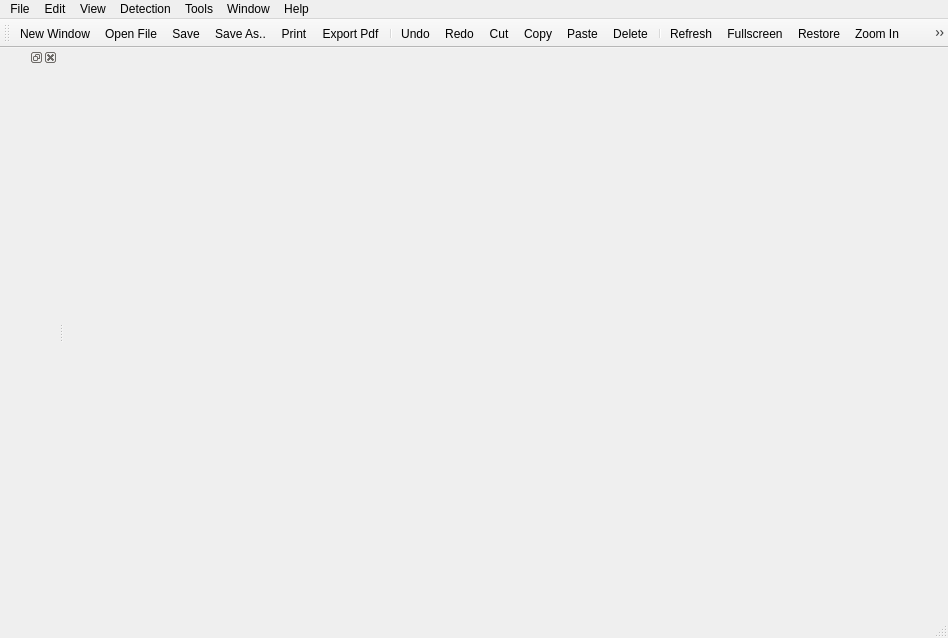
<?xml version="1.0" encoding="UTF-8"?>
<ui version="4.0">
 <class>detectWindow</class>
 <widget class="QMainWindow" name="detectWindow">
  <property name="windowModality">
   <enum>Qt::NonModal</enum>
  </property>
  <property name="enabled">
   <bool>true</bool>
  </property>
  <property name="geometry">
   <rect>
    <x>0</x>
    <y>0</y>
    <width>948</width>
    <height>638</height>
   </rect>
  </property>
  <property name="font">
   <font>
    <pointsize>9</pointsize>
   </font>
  </property>
  <property name="windowTitle">
   <string>HT-Detector</string>
  </property>
  <property name="windowIcon">
   <iconset resource="../img.qrc">
    <normaloff>:/resource/10125_icons/shell32_35.ico</normaloff>:/resource/10125_icons/shell32_35.ico</iconset>
  </property>
  <property name="autoFillBackground">
   <bool>true</bool>
  </property>
  <property name="inputMethodHints">
   <set>Qt::ImhNone</set>
  </property>
  <property name="iconSize">
   <size>
    <width>30</width>
    <height>30</height>
   </size>
  </property>
  <widget class="QWidget" name="centralwidget">
   <layout class="QVBoxLayout" name="verticalLayout">
    <item>
     <layout class="QVBoxLayout" name="mainwindowVLayout">
      <property name="sizeConstraint">
       <enum>QLayout::SetNoConstraint</enum>
      </property>
     </layout>
    </item>
   </layout>
  </widget>
  <widget class="QMenuBar" name="menubar">
   <property name="geometry">
    <rect>
     <x>0</x>
     <y>0</y>
     <width>948</width>
     <height>17</height>
    </rect>
   </property>
   <widget class="QMenu" name="menuFile">
    <property name="title">
     <string>File</string>
    </property>
    <addaction name="actionNew_Window"/>
    <addaction name="actionOpen_File"/>
    <addaction name="separator"/>
    <addaction name="actionSave"/>
    <addaction name="actionSave_As"/>
    <addaction name="separator"/>
    <addaction name="actionPrint"/>
    <addaction name="actionPrint_Preview"/>
    <addaction name="actionExport_Pdf"/>
    <addaction name="separator"/>
    <addaction name="actionExit"/>
   </widget>
   <widget class="QMenu" name="menuEdit">
    <property name="title">
     <string>Edit</string>
    </property>
    <addaction name="actionUndo"/>
    <addaction name="actionRedo"/>
    <addaction name="separator"/>
    <addaction name="actionCut"/>
    <addaction name="actionCopy"/>
    <addaction name="actionPaste"/>
    <addaction name="separator"/>
    <addaction name="actionRemove"/>
    <addaction name="actionDelete"/>
    <addaction name="separator"/>
    <addaction name="actionAdvanced"/>
    <addaction name="separator"/>
    <addaction name="actionFind_Replace"/>
    <addaction name="separator"/>
    <addaction name="actionPreferences"/>
   </widget>
   <widget class="QMenu" name="menuView">
    <property name="title">
     <string>View</string>
    </property>
    <addaction name="actionRefresh"/>
    <addaction name="actionFullscreen"/>
    <addaction name="actionRestore"/>
    <addaction name="actionZoom_In"/>
    <addaction name="actionZoom_Out"/>
    <addaction name="actionZoom_Original"/>
    <addaction name="actionZoom_Fit_Best"/>
   </widget>
   <widget class="QMenu" name="menuTools">
    <property name="title">
     <string>Tools</string>
    </property>
   </widget>
   <widget class="QMenu" name="menuDetection">
    <property name="title">
     <string>Detection</string>
    </property>
    <widget class="QMenu" name="menuDetection_Scope">
     <property name="title">
      <string>Detection Scope</string>
     </property>
     <addaction name="actionDetection_Current_Image"/>
     <addaction name="actionDetection_Entire_Batch"/>
    </widget>
    <widget class="QMenu" name="menuDetection_Numbering">
     <property name="title">
      <string>Numbering</string>
     </property>
     <addaction name="actionDetection_Per_Image"/>
     <addaction name="actionDetection_Continuous"/>
    </widget>
    <addaction name="menuDetection_Scope"/>
    <addaction name="menuDetection_Numbering"/>
   </widget>
   <widget class="QMenu" name="menuWindow">
    <property name="title">
     <string>Window</string>
    </property>
   </widget>
   <widget class="QMenu" name="menuHelp">
    <property name="title">
     <string>Help</string>
    </property>
    <addaction name="actionAbout_Qt_Creator"/>
   </widget>
   <addaction name="menuFile"/>
   <addaction name="menuEdit"/>
   <addaction name="menuView"/>
   <addaction name="menuDetection"/>
   <addaction name="menuTools"/>
   <addaction name="menuWindow"/>
   <addaction name="menuHelp"/>
  </widget>
  <widget class="QStatusBar" name="statusbar"/>
  <widget class="QToolBar" name="menuToolBar">
   <property name="enabled">
    <bool>true</bool>
   </property>
   <property name="sizePolicy">
    <sizepolicy hsizetype="Preferred" vsizetype="Expanding">
     <horstretch>0</horstretch>
     <verstretch>0</verstretch>
    </sizepolicy>
   </property>
   <property name="cursor">
    <cursorShape>ArrowCursor</cursorShape>
   </property>
   <property name="mouseTracking">
    <bool>false</bool>
   </property>
   <property name="windowTitle">
    <string>toolBar</string>
   </property>
   <property name="autoFillBackground">
    <bool>false</bool>
   </property>
   <property name="iconSize">
    <size>
     <width>30</width>
     <height>30</height>
    </size>
   </property>
   <property name="floatable">
    <bool>true</bool>
   </property>
   <attribute name="toolBarArea">
    <enum>TopToolBarArea</enum>
   </attribute>
   <attribute name="toolBarBreak">
    <bool>false</bool>
   </attribute>
   <addaction name="actionNew_Window"/>
   <addaction name="actionOpen_File"/>
   <addaction name="actionSave"/>
   <addaction name="actionSave_As"/>
   <addaction name="actionPrint"/>
   <addaction name="actionExport_Pdf"/>
   <addaction name="separator"/>
   <addaction name="actionUndo"/>
   <addaction name="actionRedo"/>
   <addaction name="actionCut"/>
   <addaction name="actionCopy"/>
   <addaction name="actionPaste"/>
   <addaction name="actionDelete"/>
   <addaction name="separator"/>
   <addaction name="actionRefresh"/>
   <addaction name="actionFullscreen"/>
   <addaction name="actionRestore"/>
   <addaction name="actionZoom_In"/>
   <addaction name="actionZoom_Out"/>
   <addaction name="actionZoom_Fit_Best"/>
   <addaction name="separator"/>
  </widget>
  <widget class="QDockWidget" name="dockWidget">
   <attribute name="dockWidgetArea">
    <number>1</number>
   </attribute>
   <widget class="QWidget" name="dockWidgetContents"/>
  </widget>
  <action name="actionNew_Window">
   <property name="icon">
    <iconset resource="../img.qrc">
     <normaloff>:/resource/mine/newwindow.ico</normaloff>:/resource/mine/newwindow.ico</iconset>
   </property>
   <property name="text">
    <string>New Window</string>
   </property>
   <property name="shortcut">
    <string>Ctrl+N</string>
   </property>
   <property name="shortcutContext">
    <enum>Qt::WindowShortcut</enum>
   </property>
   <property name="visible">
    <bool>true</bool>
   </property>
  </action>
  <action name="actionOpen_File">
   <property name="icon">
    <iconset resource="../img.qrc">
     <normaloff>:/resource/mine/openfile.ico</normaloff>:/resource/mine/openfile.ico</iconset>
   </property>
   <property name="text">
    <string>Open File</string>
   </property>
   <property name="shortcut">
    <string>Ctrl+O</string>
   </property>
  </action>
  <action name="actionSave">
   <property name="icon">
    <iconset resource="../img.qrc">
     <normaloff>:/resource/mine/save.ico</normaloff>:/resource/mine/save.ico</iconset>
   </property>
   <property name="text">
    <string>Save</string>
   </property>
   <property name="shortcut">
    <string>Ctrl+S</string>
   </property>
  </action>
  <action name="actionSave_As">
   <property name="icon">
    <iconset resource="../img.qrc">
     <normaloff>:/resource/mine/saveas.ico</normaloff>:/resource/mine/saveas.ico</iconset>
   </property>
   <property name="text">
    <string>Save As..</string>
   </property>
  </action>
  <action name="actionPrint">
   <property name="icon">
    <iconset resource="../img.qrc">
     <normaloff>:/resource/mine/print.ico</normaloff>:/resource/mine/print.ico</iconset>
   </property>
   <property name="text">
    <string>Print</string>
   </property>
   <property name="shortcut">
    <string>Ctrl+P</string>
   </property>
  </action>
  <action name="actionPrint_Preview">
   <property name="icon">
    <iconset theme="document-print-preview">
     <normaloff>.</normaloff>.</iconset>
   </property>
   <property name="text">
    <string>Print Preview</string>
   </property>
  </action>
  <action name="actionExit">
   <property name="icon">
    <iconset theme="window-close">
     <normaloff>.</normaloff>.</iconset>
   </property>
   <property name="text">
    <string>Exit</string>
   </property>
   <property name="shortcut">
    <string>Ctrl+Q</string>
   </property>
  </action>
  <action name="actionUndo">
   <property name="icon">
    <iconset resource="../img.qrc">
     <normaloff>:/resource/10125_icons/imageres_5315.ico</normaloff>:/resource/10125_icons/imageres_5315.ico</iconset>
   </property>
   <property name="text">
    <string>Undo</string>
   </property>
   <property name="shortcut">
    <string>Ctrl+Z</string>
   </property>
  </action>
  <action name="actionRedo">
   <property name="icon">
    <iconset resource="../img.qrc">
     <normaloff>:/resource/10125_icons/imageres_5311.ico</normaloff>:/resource/10125_icons/imageres_5311.ico</iconset>
   </property>
   <property name="text">
    <string>Redo</string>
   </property>
   <property name="shortcut">
    <string>Ctrl+Y</string>
   </property>
  </action>
  <action name="actionCut">
   <property name="icon">
    <iconset resource="../img.qrc">
     <normaloff>:/resource/10125_icons/shell32_16762.ico</normaloff>:/resource/10125_icons/shell32_16762.ico</iconset>
   </property>
   <property name="text">
    <string>Cut</string>
   </property>
   <property name="shortcut">
    <string>Ctrl+X</string>
   </property>
  </action>
  <action name="actionCopy">
   <property name="icon">
    <iconset resource="../img.qrc">
     <normaloff>:/resource/10125_icons/shell32_243.ico</normaloff>:/resource/10125_icons/shell32_243.ico</iconset>
   </property>
   <property name="text">
    <string>Copy</string>
   </property>
   <property name="shortcut">
    <string>Ctrl+C</string>
   </property>
  </action>
  <action name="actionPaste">
   <property name="icon">
    <iconset resource="../img.qrc">
     <normaloff>:/resource/10125_icons/shell32_16763.ico</normaloff>:/resource/10125_icons/shell32_16763.ico</iconset>
   </property>
   <property name="text">
    <string>Paste</string>
   </property>
   <property name="shortcut">
    <string>Ctrl+V</string>
   </property>
  </action>
  <action name="actionRemove">
   <property name="text">
    <string>Remove</string>
   </property>
   <property name="shortcut">
    <string>Del</string>
   </property>
  </action>
  <action name="actionDelete">
   <property name="icon">
    <iconset resource="../img.qrc">
     <normaloff>:/resource/mine/delete.ico</normaloff>:/resource/mine/delete.ico</iconset>
   </property>
   <property name="text">
    <string>Delete</string>
   </property>
   <property name="shortcut">
    <string>Ctrl+D</string>
   </property>
  </action>
  <action name="actionAdvanced">
   <property name="text">
    <string>Advanced</string>
   </property>
  </action>
  <action name="actionFind_Replace">
   <property name="icon">
    <iconset theme="edit-find-replace">
     <normaloff>.</normaloff>.</iconset>
   </property>
   <property name="text">
    <string>Find/Replace</string>
   </property>
  </action>
  <action name="actionPreferences">
   <property name="text">
    <string>Preferences</string>
   </property>
  </action>
  <action name="actionDetection_Current_Image">
   <property name="checkable"><bool>true</bool></property>
   <property name="checked"><bool>true</bool></property>
   <property name="text"><string>Current Image</string></property>
  </action>
  <action name="actionDetection_Entire_Batch">
   <property name="checkable"><bool>true</bool></property>
   <property name="text"><string>Entire Batch</string></property>
  </action>
  <action name="actionDetection_Per_Image">
   <property name="checkable"><bool>true</bool></property>
   <property name="checked"><bool>true</bool></property>
   <property name="text"><string>Reset for Each Image</string></property>
  </action>
  <action name="actionDetection_Continuous">
   <property name="checkable"><bool>true</bool></property>
   <property name="text"><string>Continue Across Batch</string></property>
  </action>
  <action name="actionAbout_Qt_Creator">
   <property name="text">
    <string>About Qt Creator...</string>
   </property>
  </action>
  <action name="actionRefresh">
   <property name="icon">
    <iconset resource="../img.qrc">
     <normaloff>:/resource/mine/refresh.ico</normaloff>:/resource/mine/refresh.ico</iconset>
   </property>
   <property name="text">
    <string>Refresh</string>
   </property>
   <property name="shortcut">
    <string>Ctrl+R</string>
   </property>
  </action>
  <action name="actionFullscreen">
   <property name="icon">
    <iconset resource="../img.qrc">
     <normaloff>:/resource/mine/fullscreen.ico</normaloff>:/resource/mine/fullscreen.ico</iconset>
   </property>
   <property name="text">
    <string>Fullscreen</string>
   </property>
  </action>
  <action name="actionRestore">
   <property name="icon">
    <iconset resource="../img.qrc">
     <normaloff>:/resource/mine/restore.ico</normaloff>:/resource/mine/restore.ico</iconset>
   </property>
   <property name="text">
    <string>Restore</string>
   </property>
  </action>
  <action name="actionZoom_In">
   <property name="icon">
    <iconset resource="../img.qrc">
     <normaloff>:/resource/mine/zoomin.ico</normaloff>:/resource/mine/zoomin.ico</iconset>
   </property>
   <property name="text">
    <string>Zoom In</string>
   </property>
  </action>
  <action name="actionZoom_Out">
   <property name="icon">
    <iconset resource="../img.qrc">
     <normaloff>:/resource/mine/zoomout.ico</normaloff>:/resource/mine/zoomout.ico</iconset>
   </property>
   <property name="text">
    <string>Zoom Out</string>
   </property>
  </action>
  <action name="actionZoom_Original">
   <property name="text">
    <string>Zoom Original</string>
   </property>
  </action>
  <action name="actionZoom_Fit_Best">
   <property name="icon">
    <iconset theme="zoom-fit-best">
     <normaloff>.</normaloff>.</iconset>
   </property>
   <property name="text">
    <string>Zoom Fit Best</string>
   </property>
  </action>
  <action name="actionGoNext">
   <property name="icon">
    <iconset resource="../img.qrc">
     <normaloff>:/resource/mine/gonext.ico</normaloff>:/resource/mine/gonext.ico</iconset>
   </property>
   <property name="text">
    <string>GoNext</string>
   </property>
  </action>
  <action name="actionGoPrevious">
   <property name="icon">
    <iconset resource="../img.qrc">
     <normaloff>:/resource/mine/goprevious.ico</normaloff>:/resource/mine/goprevious.ico</iconset>
   </property>
   <property name="text">
    <string>GoPrevious</string>
   </property>
  </action>
  <action name="actionExport_Pdf">
   <property name="icon">
    <iconset resource="../img.qrc">
     <normaloff>:/resource/mine/exportpdf.ico</normaloff>:/resource/mine/exportpdf.ico</iconset>
   </property>
   <property name="text">
    <string>Export Pdf</string>
   </property>
  </action>
 </widget>
 <resources>
  <include location="../img.qrc"/>
 </resources>
 <connections/>
</ui>
